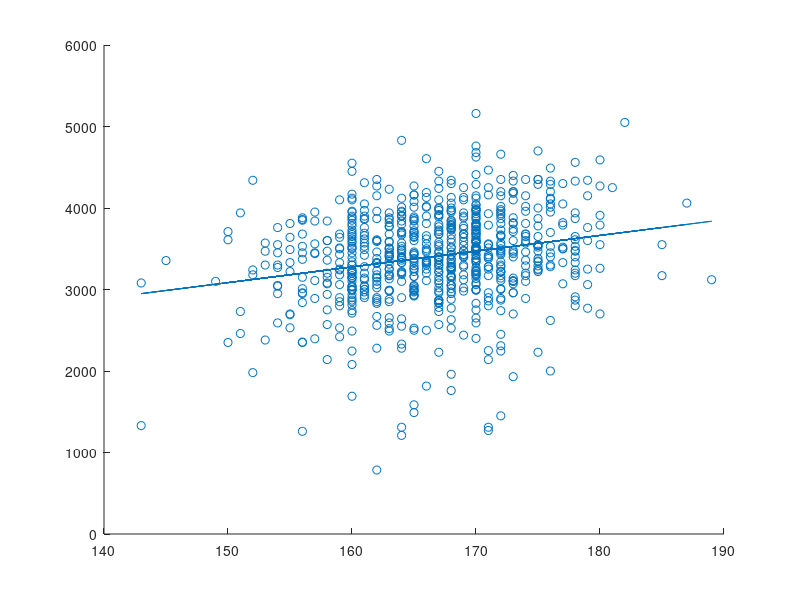
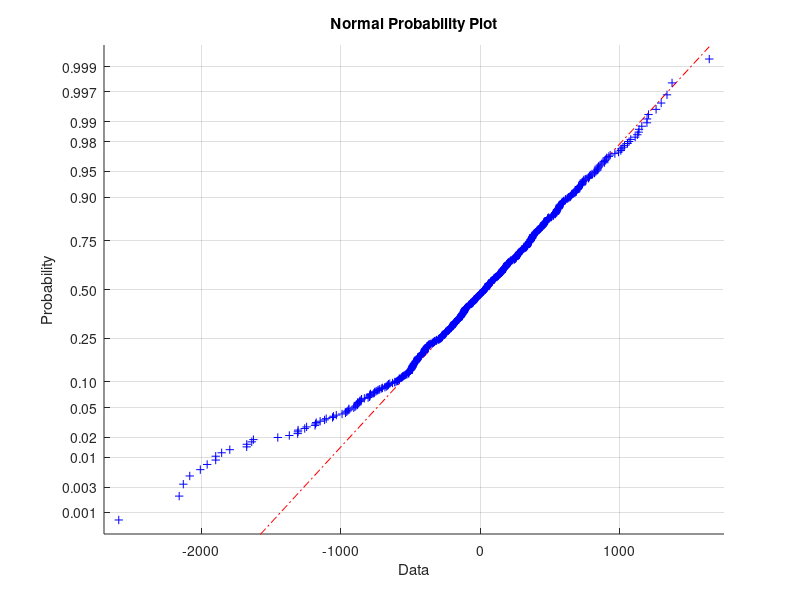

Write the MATLAB code that produced these figures, in order.
% Load birth data

% How mother's height affects children's weight, scatter plot
% Simple linear model, slight positive relationship
load birth.dat
motherHeight = birth(:,16);   % Mother's height
childWeight = birth(:,3);     % Child's weight

X = [ones(length(motherHeight), 1), motherHeight];
B_hat = regress(childWeight, X);
predictedChildWeight = X * B_hat;  % Estimate of child's weight

% Plot the above code
figure
scatter(motherHeight, childWeight)
hold on
plot(motherHeight, predictedChildWeight)

% Multiple linear regression model with all other variables
% Includes mother's weight, smoking habits, alcohol habits in relation to child's weight
motherWeight = birth(:,15);   % Mother's weight
smokesMother = birth(:,20) == 3;   % If the mother smokes
drinksMother = birth(:,26) == 2;  % If the mother drinks

childWeight2 = birth(:, 3);  % Child's weight

X2 = [ones(size(motherWeight)), motherWeight, smokesMother, drinksMother];
[B_coeffs, BINT, R] = regress(childWeight2, X2);
predictedChildWeight2 = X2 * B_coeffs;  % Estimate of child's weight

fprintf('Coefficients: %d \n', B_coeffs);
fprintf('Confidence intervals for coefficients: [%d, %d] \n', BINT(:,1), BINT(:,2));

% Residuals: actual - predicted values
figure
normplot(R)
